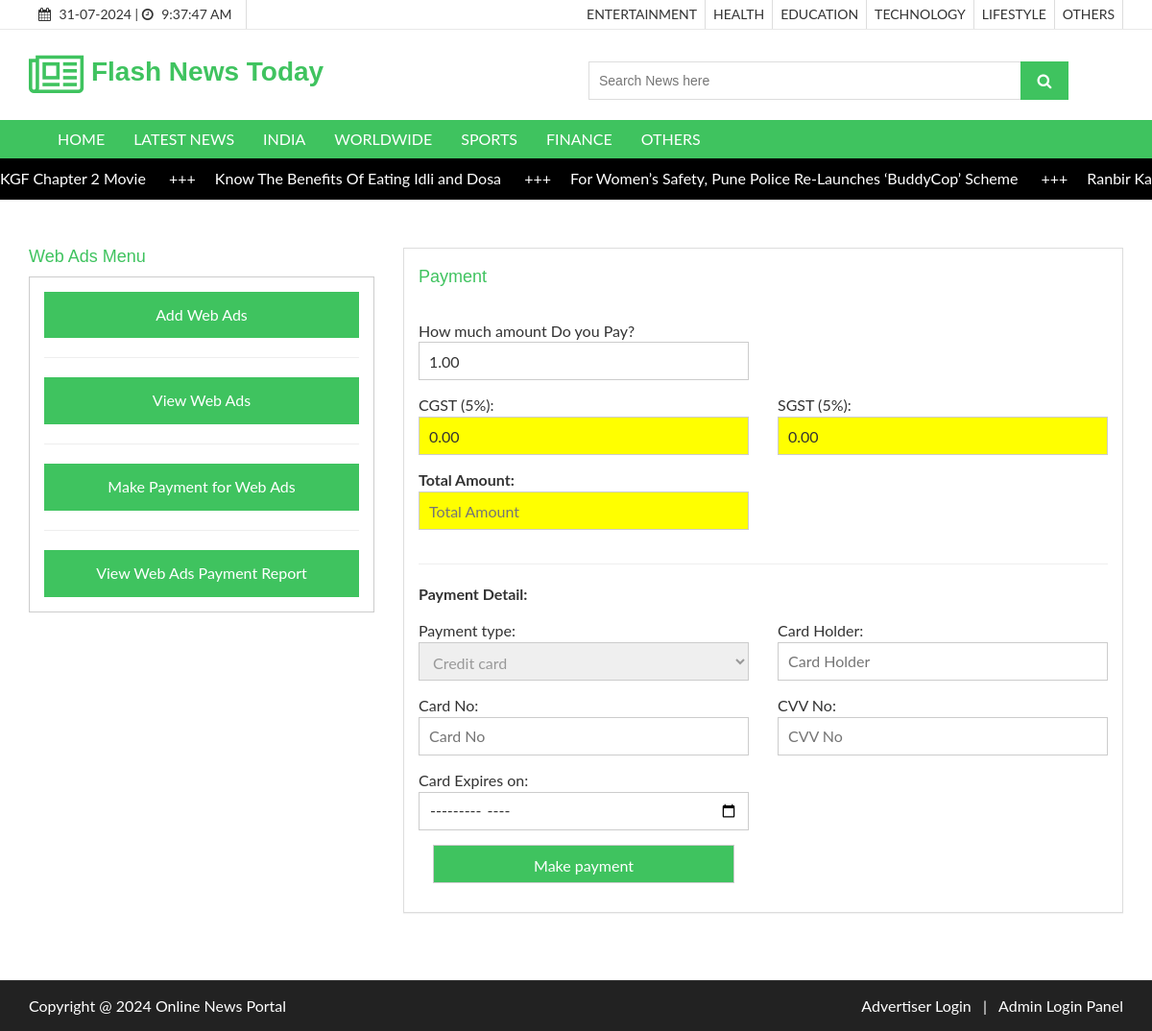
Page /webadspayment.php?editid=37 on the committed database.
### tables this page shows
CREATE TABLE `newscategory` (
  `newscategoryid` int(10) NOT NULL,
  `category` varchar(50) NOT NULL,
  `category_type` varchar(20) DEFAULT NULL,
  `description` text NOT NULL,
  `status` varchar(10) NOT NULL
);

CREATE TABLE `newscontent` (
  `newsid` int(10) NOT NULL,
  `newscategoryid` int(10) NOT NULL,
  `newstype` varchar(20) NOT NULL COMMENT 'ARticles or News',
  `newsdate` date NOT NULL,
  `title` varchar(255) NOT NULL,
  `newsdescription` text NOT NULL,
  `images` text NOT NULL,
  `publisheddate` date NOT NULL,
  `count_views` bigint(20) NOT NULL DEFAULT 0,
  `status` varchar(10) NOT NULL
);

CREATE TABLE `payment` (
  `paymentid` int(10) NOT NULL,
  `advertiserid` int(10) NOT NULL,
  `paymenttype` varchar(35) NOT NULL,
  `paidamt` float(10,2) NOT NULL,
  `cgst` float(10,2) NOT NULL,
  `sgst` float(10,2) NOT NULL,
  `paymentdate` date NOT NULL,
  `note` text NOT NULL,
  `status` varchar(10) NOT NULL,
  `transaction_type` varchar(35) NOT NULL
);

### webadspayment.php (the view, shortened to what this page needs)
<?php
include("header.php");
if(isset($_GET['editid']))
{
	$sqledit = "SELECT * FROM  payment WHERE paymentid='$_GET[editid]'";
	$qsqledit = mysqli_query($con,$sqledit);
	$rsedit = mysqli_fetch_array($qsqledit);
}
?>
  <section id="aa-catg-head-banner">
    <div class="aa-catg-head-banner-area">
     <div class="container">
      <div class="aa-catg-head-banner-content">
        <h2>Checkout Page</h2>
      </div>
     </div>
   </div>
  </section>
 <section id="checkout">
   <div class="container">
     <div class="row">
       <div class="col-md-12">
        <div class="checkout-area">
          <form action="" method="post" name="frmform" onsubmit="return validateform()">
            <div class="row">
<?php
include("sidebar.php");
?>
              <div class="col-md-8">
                <div class="checkout-left">
                  <div class="panel-group" id="accordion">
<div class="panel panel-default aa-checkout-billaddress">
  <div class="panel-heading">
	<h4 class="panel-title">
	  <a  data-parent="#accordion" >
		Payment
	  </a>
	</h4>
  </div>
  <div id="collapseThree">
	<div class="panel-body">
	  <div class="row">
		<div class="col-md-6">
		  <div class="aa-checkout-single-bill">
			How much amount Do you Pay?<span id="idpaidamt" class="errmsg"></span>
			<input type="text" value="<?php echo $rsedit['paidamt']; ?>" name="paidamt" id="paidamt" placeholder="Payable Amount" onkeyup="calculatetax(this.value)">
		  </div>
		</div>
	  </div>
	  <div class="row">
		<div class="col-md-6">
		  <div class="aa-checkout-single-bill">
			CGST (5%):
			<input type="text" value="<?php echo $rsedit['cgst']; ?>" name="cgst" id="cgst" placeholder="CGST" readonly style="background-color:yellow;">
		  </div>
		</div>
		<div class="col-md-6">
		  <div class="aa-checkout-single-bill">
			SGST (5%):
			<input type="text" value="<?php echo $rsedit['sgst']; ?>" name="sgst" id="sgst" placeholder="SGST" readonly style="background-color:yellow;">
		  </div>
		</div>
	  </div>
	   <div class="row">
		<div class="col-md-6">
		  <div class="aa-checkout-single-bill">
			<b>Total Amount:</b>
			<input type="text" name="totamt" id="totamt" placeholder="Total Amount" readonly style="background-color:yellow;">
		  </div>
		</div>
	  </div>
	  	  	  <div class="row">
		<div class="col-md-12">
		  <div class="aa-checkout-single-bill">
<hr>
<b>Payment Detail:	</b>
		</div>
		</div>
	  </div>
	  <div class="row">
		<div class="col-md-6">
		  <div class="aa-checkout-single-bill">
			Payment type:<span id="idpaymenttype" class="errmsg"></span>
			<select  name="paymenttype" >
				<?php
				$arr = array("Credit card","Debit Card","Digital wallet");
				foreach($arr as $val)
				{
				if($val == $rsedit['note'])
				{
					echo "<option selected value='$val'>$val</option>";
				}
				else
				{
					echo "<option value='$val'>$val</option>";
				}
				}
			  ?>
			</select>
		  </div>
		</div>
		<div class="col-md-6">
		  <div class="aa-checkout-single-bill">
			Card Holder:<span id="idcardholder" class="errmsg"></span>
			<input type="text" value="<?php echo $rsedit['note']; ?>" name="cardholder" placeholder="Card Holder">
		  </div>
		</div>
	  </div>
	  <div class="row">
		<div class="col-md-6">
		  <div class="aa-checkout-single-bill">
			Card No:<span id="idcardno" class="errmsg"></span>
			<input type="text" value="<?php echo $rsedit['note']; ?>" name="cardno" placeholder="Card No">
		  </div>
		</div>
		<div class="col-md-6">
		  <div class="aa-checkout-single-bill">
			CVV No:<span id="idcvvno" class="errmsg"></span>
			<input type="text" value="<?php echo $rsedit['note']; ?>" name="cvvno" placeholder="CVV No">
		  </div>
		</div>
	  </div>
	   <div class="row">
		<div class="col-md-6">
		  <div class="aa-checkout-single-bill">
			Card Expires on:<span id="idcardexpires" class="errmsg"></span>
			<input type="month" name="cardexpires" value="<?php echo $rsedit['note']; ?>" placeholder="Expiry Date">
		  </div>
		</div>
	  </div>
	  <div class="row">
		<div class="col-md-6">
		  <div class="aa-checkout-single-bill col-md-6">
			<input type="submit" name="submit" value="Make payment" class="aa-browse-btn">
		  </div>
		</div>
	  </div>
	</div>
  </div>
</div>
				   </div>
                </div>
              </div>
             </div>
          </form>
         </div>
       </div>
     </div>
   </div>
 </section>
 <?php
 include("footer.php");
 ?>

### header.php (shortened to what this page needs)
<?php
include("databaseconnection.php");
?>
<!DOCTYPE html>
<html lang="en">
  <head>
    <link href="css/font-awesome.css" rel="stylesheet">
    <link href="css/bootstrap.css" rel="stylesheet">
    <link href="css/jquery.smartmenus.bootstrap.css" rel="stylesheet">
    <link rel="stylesheet" type="text/css" href="css/jquery.simpleLens.css">
    <link rel="stylesheet" type="text/css" href="css/slick.css">
    <link rel="stylesheet" type="text/css" href="css/nouislider.css">
    <link id="switcher" href="css/theme-color/green-theme.css" rel="stylesheet">
    <link href="css/sequence-theme.modern-slide-in.css" rel="stylesheet" media="all">
    <link href="css/style.css" rel="stylesheet">
    <link href="css/jquery.dataTables.min.css" rel="stylesheet">
  </head>
  <body>
  <header id="aa-header">
    <div class="aa-header-top">
      <div class="container">
        <div class="row">
          <div class="col-md-12">
            <div class="aa-header-top-area">
              <div class="aa-header-top-left">
                <div class="cellphone hidden-xs">
                  <p><span class="fa fa-calendar"></span> <?php echo date("d-m-Y"); ?> |
                  <span class="fa fa-clock-o"></span> <span id="idclock"></span></p>
                </div>
              </div>
              <div class="aa-header-top-right">
                <ul class="aa-head-top-nav-right">
                  <?php
                    $sql = "SELECT * FROM newscategory WHERE status='Active' AND category_type='Article'";
                    $qsql= mysqli_query($con,$sql);
                    while($rs = mysqli_fetch_array($qsql))
                    {
                      echo "<li class='hidden-xs'><a href='displayarticle.php?newstype=Article&newscategoryid=$rs[newscategoryid]'>" . strtoupper($rs['category'])  . "</a></li>";
                    }
                  ?>
                </ul>
              </div>
            </div>
          </div>
        </div>
      </div>
    </div>
    <div class="aa-header-bottom">
      <div class="container">
        <div class="row">
          <div class="col-md-12">
            <div class="aa-header-bottom-area">
              <div class="aa-logo">
                <a href="index.php">
                  <span class="fa fa-newspaper-o"></span>
                  <div style="width:550px; ">&nbsp;<strong>Flash</strong> <strong> News </strong> <strong>Today</strong> </div>
                </a>
              </div>
              <div class="aa-search-box">
                <form action="searchnewsandarticles.php" method="get">
                  <input type="text" name="txtsearch" id="txtsearch" placeholder="Search News here ">
                  <button type="submit"><span class="fa fa-search"></span></button>
                </form>
              </div>
            </div>
          </div>
        </div>
      </div>
    </div>
  </header>
  <section id="menu">
    <div class="container">
      <div class="menu-area">
        <div class="navbar navbar-default" role="navigation">
          <div class="navbar-collapse collapse">
            <ul class="nav navbar-nav">
              <li><a href="index.php">HOME</a></li>
              <li><a href="displaylatestnews.php">LATEST NEWS</a></li>
          <?php
						$sql = "SELECT * FROM newscategory WHERE status='Active' AND category_type='News'";
						$qsql= mysqli_query($con,$sql);
						while($rs = mysqli_fetch_array($qsql))
						{
							echo "<li><a href='displayarticle.php?newstype=News&newscategoryid=$rs[newscategoryid]' >" . strtoupper($rs['category'])  . "</a></li>";
						}
					?>
            </ul>
          </div>
        </div>
      </div>
    </div>
  </section>
  <div class="marquee">
  <div class="marquee__item">
  <?php
  $sqlscroller= "SELECT newscontent.*,newscategory.category FROM newscontent LEFT JOIN newscategory ON newscontent.newscategoryid=newscategory.newscategoryid WHERE newscontent.status='Active' ";
  $sqlscroller = $sqlscroller . "  ORDER BY  newscontent.newsid DESC LIMIT 9";
	$qsqlscroller = mysqli_query($con,$sqlscroller);
	while($rsscroller = mysqli_fetch_array($qsqlscroller))
	{
    echo "<a style='color: white;' href='newsdetailed.php?newsid=$rsscroller[newsid]&newstype=$rsscroller[newstype]&newscategoryid=$rsscroller[newscategoryid]'>";
    echo $rsscroller['title'] . " <span class='marquee__seperator'>+++</span>";
    echo "</a>";
  }
  ?>
</div>
</div>

### css/theme-color/green-theme.css (style rules this page uses)
h2 { color: #3fc35f; }
.aa-browse-btn { background-color: #3fc35f; border: 1px solid #3fc35f; }
#aa-header .aa-header-bottom .aa-header-bottom-area .aa-logo a > span { color: #3fc35f; }
#aa-header .aa-header-bottom .aa-header-bottom-area .aa-logo a strong { color: #3fc35f; }
#aa-header .aa-header-bottom .aa-header-bottom-area .aa-search-box button { background-color: #3fc35f; }
#menu { background-color: #3fc35f; }
#checkout .checkout-area .checkout-left .panel-group .panel-default .panel-heading .panel-title a { color: #3fc35f; }

### header.php (style rules this page uses)
.marquee { width: 100%; overflow: hidden; white-space: nowrap; }
.marquee__seperator { margin: 0 2rem; }
.marquee__item { display: inline-block; will-change: transform; -webkit-animation: marquee 50s linear infinite; animation: marquee 50s linear infinite; }
.marquee { background-color: black; padding: 1rem 0; color: #fff; }

### rows in the picture
newscategory: category "ENTERTAINMENT"
newscategory: category "HEALTH"
newscategory: category "EDUCATION"
newscategory: category "TECHNOLOGY"
newscategory: category "LIFESTYLE"
newscategory: category "OTHERS"
newscategory: category "INDIA"
newscategory: category "WORLDWIDE"
newscategory: category "SPORTS"
newscategory: category "FINANCE"
newscategory: category "OTHERS"
newscontent: title "KGF Chapter 2 Movie"
newscontent: title "Know The Benefits Of Eating Idli and Dosa"
newscontent: title "For Women’s Safety, Pune Police Re-Launches ‘BuddyCop’ Scheme"
newscontent: title "Ranbir…"
payment: paidamt "1.00", cgst "0.00", sgst "0.00", paymenttype "Credit card"
